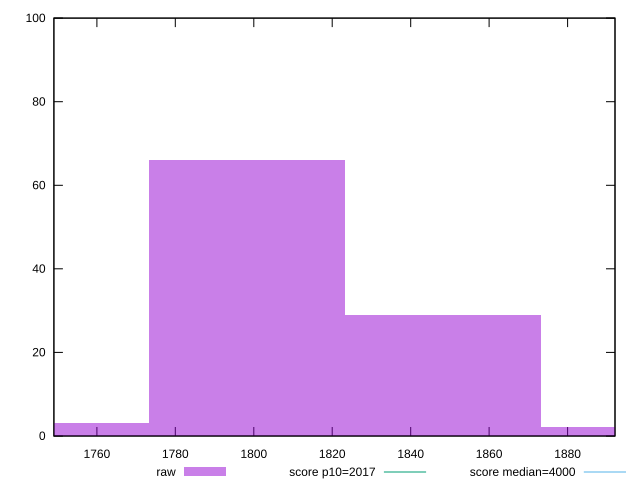

Generate this figure with gnuplot:
reset

$raw <<EOF
1848.2741660173258 29
1798.3208101790196 66
1898.227521855632 2
1748.3674543407135 3
EOF

set key outside below
set boxwidth 49.9533558383061
set xrange [1749.0479999999998:1892.0840000000007]
set yrange [0:100]
set style fill transparent solid 0.5 noborder

set parametric
set terminal svg size 640, 490 enhanced background rgb 'white'
set output "report_00007_2020-12-11T15:55:29.892Z/mainthread-work-breakdown/samples/pages+cached+nointeractive/raw/histogram.svg"

plot $raw title "raw" with boxes, \
     2017,t title "score p10=2017", \
     4000,t title "score median=4000"

reset
